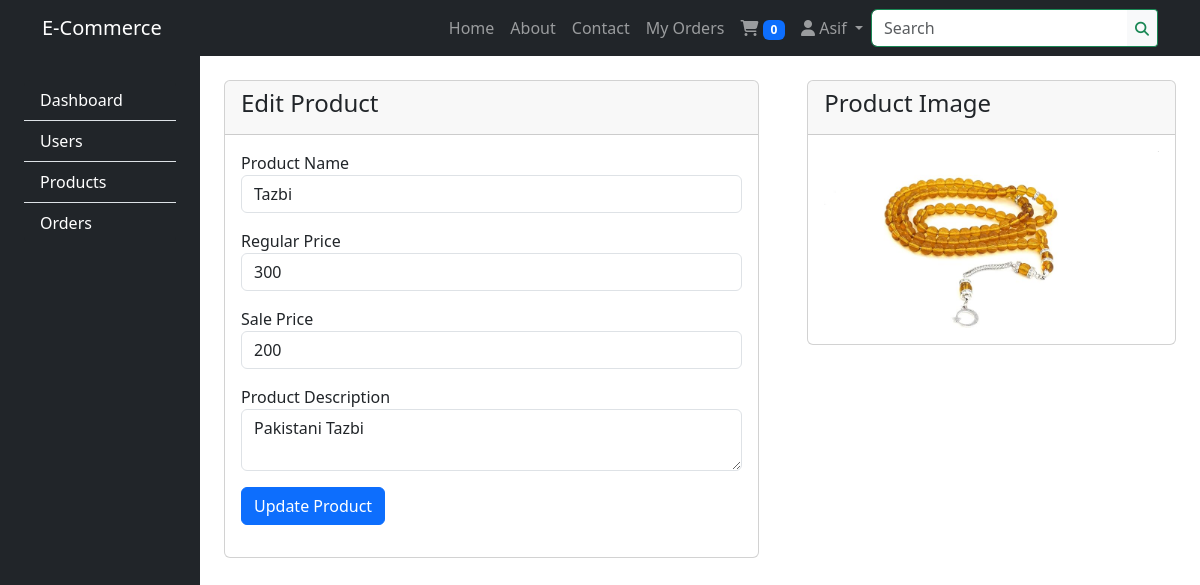
Page /admin?action=products&eid=2 (signed in) on the committed database.
### tables this page shows
CREATE TABLE `products` (
  `id` int(11) NOT NULL,
  `name` varchar(100) NOT NULL,
  `regular_price` int(11) NOT NULL,
  `sale_price` int(11) NOT NULL,
  `image` varchar(150) NOT NULL,
  `description` text NOT NULL,
  `created_at` timestamp NOT NULL DEFAULT current_timestamp()
);

### classes/Db.php (called while the page is built, shortened)
<?php
    class Db {
        private $host = "localhost";
        private $user = "root";
        private $password = "";
        private $database = "ecommerce81";
        private $port = 4308;
        public function __construct() {
            $this->conn = new mysqli($this->host, $this->user, $this->password, $this->database, $this->port);
            $sql = "CREATE DATABASE IF NOT EXISTS $this->database";
            if ($this->conn->query($sql)) {
                $this->conn = new mysqli($this->host, $this->user, $this->password, $this->database, $this->port);
                $sql = "CREATE TABLE IF NOT EXISTS users (
                    id INT(6) NOT NULL AUTO_INCREMENT PRIMARY KEY,
                    name VARCHAR(100) NOT NULL,
                    email VARCHAR(100) NOT NULL,
                    password VARCHAR(100) NOT NULL,
                    image  VARCHAR(100),
                    phone  VARCHAR(20),
                    address  VARCHAR(255),
                    role VARCHAR(10) DEFAULT 'user',
                    reg_date TIMESTAMP DEFAULT CURRENT_TIMESTAMP ON UPDATE CURRENT_TIMESTAMP
                )";
                $sql = "CREATE TABLE IF NOT EXISTS products (
                    id INT(6) NOT NULL AUTO_INCREMENT PRIMARY KEY,
                    name VARCHAR(100) NOT NULL,
                    regular_price DECIMAL(10, 2) NOT NULL,
                    sale_price DECIMAL(10, 2),
                    image  VARCHAR(100),
                    description  TEXT,
                    reg_date TIMESTAMP DEFAULT CURRENT_TIMESTAMP ON UPDATE CURRENT_TIMESTAMP
                )";
                $sql = "CREATE TABLE IF NOT EXISTS orders (
                    id INT(6) NOT NULL AUTO_INCREMENT PRIMARY KEY,
                    user_id INT(6),
                    product_id INT(6),
                    quantity INT(6),
                    total DECIMAL(10, 2) NOT NULL,
                    reg_date TIMESTAMP DEFAULT CURRENT_TIMESTAMP ON UPDATE CURRENT_TIMESTAMP,
                    FOREIGN KEY (user_id) REFERENCES users(id),
                    FOREIGN KEY (product_id) REFERENCES products(id)
                )";
            } else {
                echo "Error creating database: " . $this->conn->error;
            }
        }
    }
?>

### classes/Product.php (called while the page is built, shortened)
<?php
require_once './classes/Db.php';
class Product extends Db
{
    public function getProduct($id)
    {
        $sql = "SELECT * FROM products WHERE id = $id";
        $result = $this->conn->query($sql);
        if ($result->num_rows > 0) {
            return $result;
        } else {
            return 0;
        }
    }
}

### components/product.php (the view, shortened to what this page needs)
<?php
require_once './classes/Product.php';
?>
<?php
if (isset($_GET['eid'])) {
    $id = $_GET['eid'];
    $product = new Product();
    $product = $product->getProduct($id)->fetch_assoc();
?>
    <div class="row">
        <div class="col-md-7 p-4">
            <div class="card">
                <div class="card-header">
                    <h4>Edit Product</h4>
                </div>
                <div class="card-body">
                    <form action="" method="post" enctype="multipart/form-data">
                        <div class="form-group mb-3">
                            <label for="name">Product Name</label>
                            <input type="text" name="name" id="name" class="form-control" value="<?php echo $product['name']; ?>" required>
                        </div>
                        <div class="form-group mb-3">
                            <label for="price">Regular Price</label>
                            <input type="number" name="regular_price" id="price" class="form-control" value="<?php echo $product['regular_price']; ?>" required>
                        </div>
                        <div class="form-group mb-3">
                            <label for="sale_price">Sale Price</label>
                            <input type="number" name="sale_price" id="sale_price" class="form-control" value="<?php echo $product['sale_price']; ?>">
                        </div>
                        <div class="form-group mb-3">
                            <label for="description">Product Description</label>
                            <textarea name="description" id="description" class="form-control" required><?php echo $product['description']; ?></textarea>
                        </div>
                        <div class="form-group mb-3">
                            <button type="submit" class="btn btn-primary" name="updateProduct">Update Product</button>
                        </div>
                    </form>
                </div>
            </div>
        </div>
        <div class="col-md-5 p-4">
            <div class="card">
                <div class="card-header">
                    <h4>Product Image</h4>
                </div>
                <div class="card-body position-relative">
                    <img src="uploads/<?php echo $product['image']; ?>" alt="" width="100%" height="auto" style="object-fit: cover;">
                    <form action="" method="post" enctype="multipart/form-data" class="position-absolute w-100 h-100 top-0 start-0">
                    </form>
                </div>
            </div>
        </div>
    </div>
<?php } ?>

### rows in the picture
products: name "Tazbi", regular_price "300", sale_price "200", description "Pakistani Tazbi", image (picture)

### other values in the picture
explode(" ", $auth->user()['name'])[0] "Asif"
